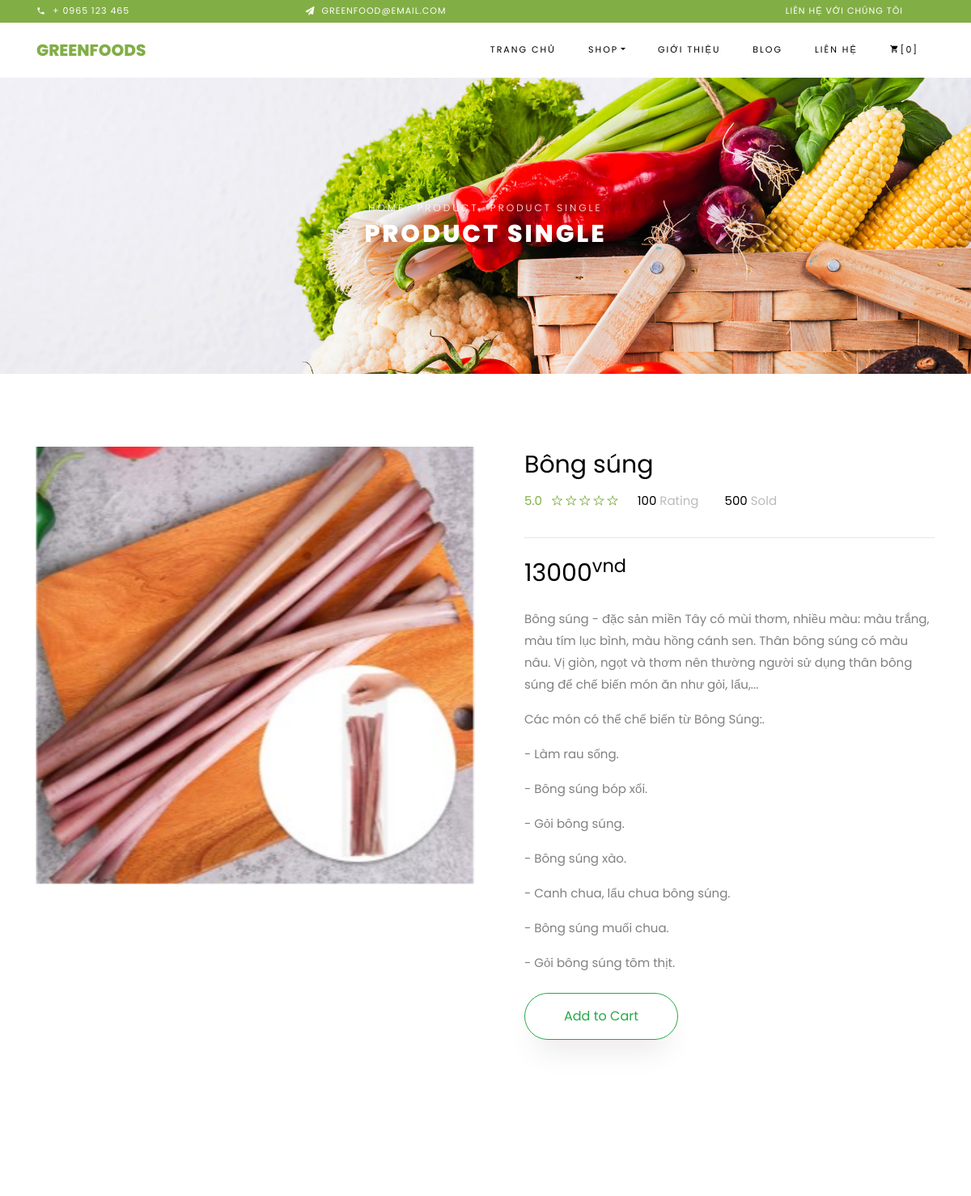
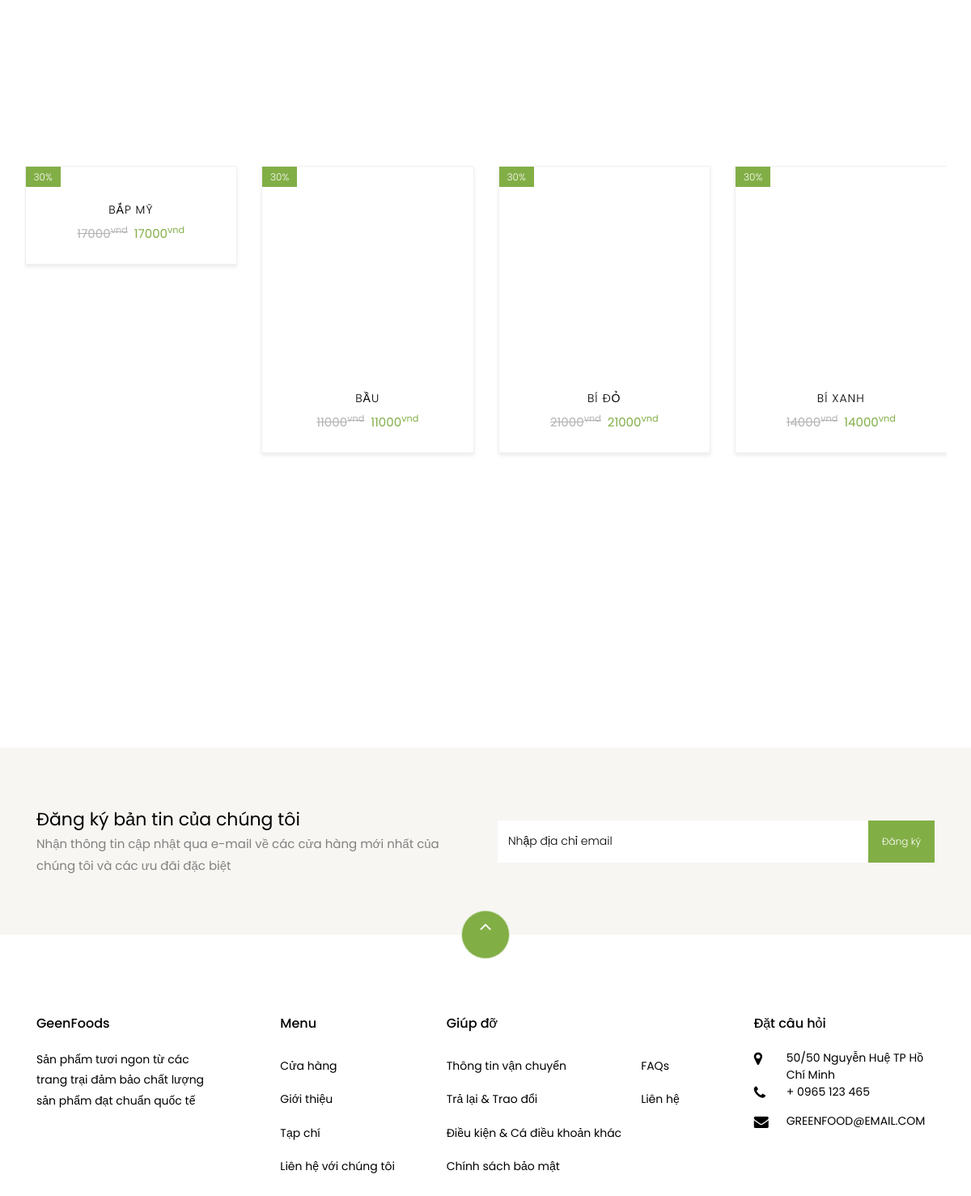
Page /product/detail/7 on the committed database (2 pictures, top to bottom).
### tables this page shows
CREATE TABLE `food` (
  `id` int(11) NOT NULL,
  `foodName` text NOT NULL,
  `categoryId` int(11) NOT NULL,
  `price` double NOT NULL,
  `foodDescription` text NOT NULL,
  `foodImage` text NOT NULL,
  `createDate` timestamp NOT NULL DEFAULT current_timestamp(),
  `updateDate` timestamp NOT NULL DEFAULT current_timestamp()
);

### mvc/core/Controller.php (called while the page is built, shortened)
<?php
class Controller
{
    public function view($view, $data = [])
    {
        require_once "./mvc/views/" . $view . ".php";
    }
}

### mvc/controllers/Product.php (called while the page is built, shortened)
<?php
class Product extends Controller
{
    function Detail($id)
    {
        $db = new Database();
        $food = new Food($db);
        $f = $food->getFoodById($id);
        $relatedFoods = $food->getFoodListByCategoryId($f['categoryId']);
        $this->view("layoutRoot", [
            "Page" => "detail",
            "Food" => $f,
            "RelatedFoods" => $relatedFoods
        ]);
    }
}

### mvc/core/App.php (called while the page is built, shortened)
<?php
class App
{
    protected $action = "Index";
    function __construct()
    {
        $arr = $this->UrlProcess();
        if (isset($arr[0]) && $arr[0] != "" && file_exists("./mvc/controllers/" . $arr[0] . ".php")) {
            unset($arr[0]);
        }
        $this->controller = new $this->controller;
        if (isset($arr[1])) {
            if (method_exists($this->controller, $arr[1])) {
                $this->action = $arr[1];
            }
            unset($arr[1]);
        }
        $this->params = $arr ? array_values($arr) : [];
        call_user_func_array([$this->controller, $this->action], $this->params);
    }
    function UrlProcess()
    {
        if (isset($_GET["url"])) {
            return explode("/", filter_var(trim($_GET["url"], "/")));
        }
    }
}

### index.php (called while the page is built, shortened)
<?php
$myApp = new App();

### mvc/config/dbhelper.php (called while the page is built, shortened)
<?php
function executeResult($sql, $isSingleRecord = false)
{
	$conn = mysqli_connect(HOST, USERNAME, PASSWORD, DATABASE);
	mysqli_set_charset($conn, 'utf8');
	$resultset = mysqli_query($conn, $sql);
	if ($isSingleRecord) {
		$data = mysqli_fetch_array($resultset, 1);
	} else {
		$data = [];
		while (($row = mysqli_fetch_array($resultset, 1)) != null) {
			$data[] = $row;
		}
	}
	return $data;
}

### mvc/models/Food.php (called while the page is built, shortened)
<?php
require_once "./mvc/config/dbhelper.php";
class Food
{
    public function getFoodById($id)
    {
        $query = "SELECT * FROM food WHERE id = " . $id;
        return executeResult($query, true);
    }
    public function getFoodListByCategoryId($categoryId, $isArrayMultiple = false)
    {
        $query = "SELECT * FROM food WHERE categoryId = " . $categoryId . " ORDER BY categoryId DESC LIMIT 7";
        return executeResult($query);
    }
}

### mvc/views/components/user/related-item.php (the view, shortened to what this page needs)
<?php
echo "<div class='ftco-animate' style='box-shadow: 0 3px 5px 0 rgba(0,0,0,0.08);
transition: box-shadow 0.3s ease-in-out;'>";
echo "<div class='product'>";
echo "<a href='" . $base_url . "product/detail/" . $item['id'] . "' class='img-prod'><img class='img-fluid' accept='image/*' src='" . $base_url . $assets_url . "images/food/" . $item['foodImage'] . "' alt='Colorlib Template'>";
echo "<span class='status'>30%</span>";
echo "</a>";
echo "<div class='text py-3 pb-4 px-3 text-center'>";
echo "<h3><a href='" . $base_url . "product/detail/" . $item['id'] . "'>" . $item['foodName'] . "</a></h3>";
echo "<div class='d-flex'>";
echo "<div class='pricing'>";
echo "<p class='price'><span class='mr-2 price-dc'>" . $item['price'] . "<sup>vnd</sup></span><span class='price-sale'>" . $item['price'] . "<sup>vnd</sup></span></p>";
echo "</div>";
echo "</div>";
echo "</div>";
echo "</div>";
echo "</div>";

### mvc/views/pages/user/detail.php (shortened to what this page needs)
<div class="hero-wrap hero-bread" style="background-image: url('<?php echo $base_url . $assets_url ?>images/bg_1.jpg');">
    <div class="container">
        <div class="row no-gutters slider-text align-items-center justify-content-center">
            <div class="col-md-9 ftco-animate text-center">
                <p class="breadcrumbs"><span class="mr-2"><a href="">Home</a></span> <span class="mr-2"><a href="">Product</a></span> <span>Product Single</span></p>
                <h1 class="mb-0 bread">Product Single</h1>
            </div>
        </div>
    </div>
</div>
<section class="ftco-section">
    <div class="container">
        <div class="row">
            <div class="col-lg-6 mb-5 ftco-animate">
                <a href="" class="image-popup"><img width="100%" height="auto" src="<?php echo $base_url . $assets_url . 'images/food/' . $data['Food']['foodImage'] ?>" class="img-fluid" alt="<?php echo $data['Food']['foodName'] ?>"></a>
            </div>
            <div class="col-lg-6 product-details pl-md-5 ftco-animate">
                <h3><?php echo $data['Food']['foodName'] ?></h3>
                <div class="rating d-flex">
                    <p class="text-left mr-4">
                        <a href="#" class="mr-2">5.0</a>
                        <a href="#"><span class="ion-ios-star-outline"></span></a>
                        <a href="#"><span class="ion-ios-star-outline"></span></a>
                        <a href="#"><span class="ion-ios-star-outline"></span></a>
                        <a href="#"><span class="ion-ios-star-outline"></span></a>
                        <a href="#"><span class="ion-ios-star-outline"></span></a>
                    </p>
                    <p class="text-left mr-4">
                        <a href="#" class="mr-2" style="color: #000;">100 <span style="color: #bbb;">Rating</span></a>
                    </p>
                    <p class="text-left">
                        <a href="#" class="mr-2" style="color: #000;">500 <span style="color: #bbb;">Sold</span></a>
                    </p>
                </div>
                <hr />
                <p class="price"><span><?php echo $data['Food']['price'] ?><sup>vnd</sup></span></p>
                <p><?php echo $data['Food']['foodDescription'] ?></p>
                <?php $object = json_encode($data['Food']);
                echo "<p><a href='javascript:void(0)' onclick='addToCart(" . $object . ")' class='btn btn-outline-success py-3 px-5'>Add to Cart</a></p>"
                ?>
            </div>
        </div>
    </div>
</section>
<?php require_once "./mvc/views/components/user/related-products.php" ?>

### mvc/views/components/user/related-products.php (shortened to what this page needs)
<section class="ftco-section">
    <div class="container">
        <div class="row justify-content-center mb-3 pb-3">
        </div>
    </div>
    <div class="container">
        <div class="row">
            <div class="owl-carousel">
                <?php
                foreach ($_SESSION['RelatedFoods'] as $key => $item) {
                    require "./mvc/views/components/user/related-item.php";
                }
                ?>
            </div>
        </div>
    </div>
</section>

### rows in the picture
food: foodImage (picture), foodName "Bông súng", price "13000", foodDescription "Bông súng - đặc sản miền Tây có mùi thơm, nhiều màu: màu trắng, màu tím lục bình, màu hồng cánh sen. Thân bông súng có màu nâu. Vị giòn, ngọt và thơm nên thường người sử dụng thân bông súng để chế biến món ăn như gỏi, lẩu,... Các món có thể chế biến từ Bông Súng:. - Làm rau sống. - Bông súng bóp xổi. - Gỏi bông súng. - Bông súng xào. - Canh chua, lẩu chua bông súng. - Bông súng muối chua. - Gỏi bông súng tôm thịt."
food: foodName "BẮP MỸ", price "17000"
food: foodName "BẦU", price "11000"
food: foodName "BÍ ĐỎ", price "21000"
food: foodName "BÍ XANH", price "14000"
